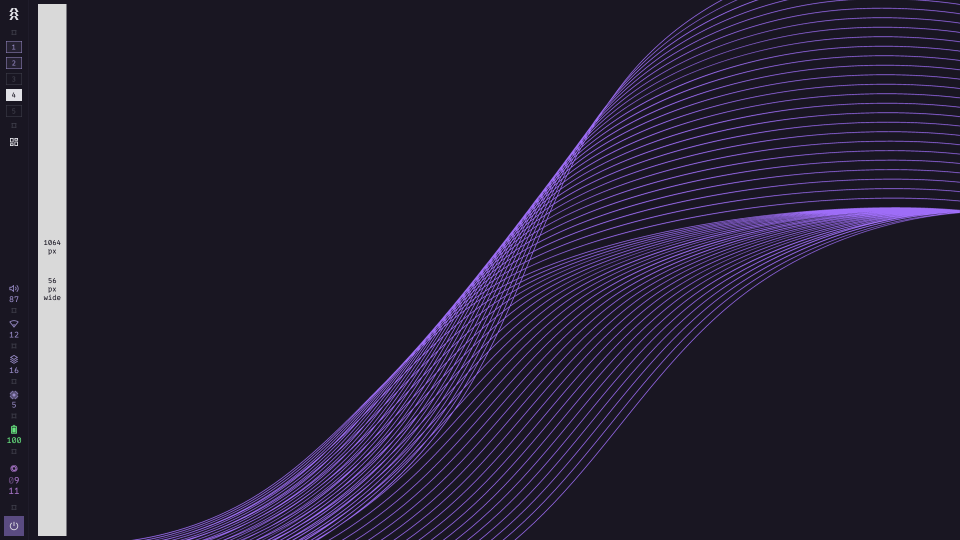
#> input picture eww/assets/size-example.png, 1920 x 1080 px (shown at 1/2 size)
$ python image_filter.py ../assets/size-example.png out.png
#> lines starting #> are read from the running program, lines starting #| are printed output that depends on the picture
import argparse
from PIL import Image, ImageFilter


def apply_effects(input_path, output_path):
#> called with input_path = '../assets/size-example.png', output_path = 'out.png'
    original_image = Image.open(input_path)
#> original_image is the input picture: PIL image 1920x1080 RGBA; mean R, G, B, A 38.2, 32.8, 51.5, 255
    resized_image = original_image.resize((348, 550))
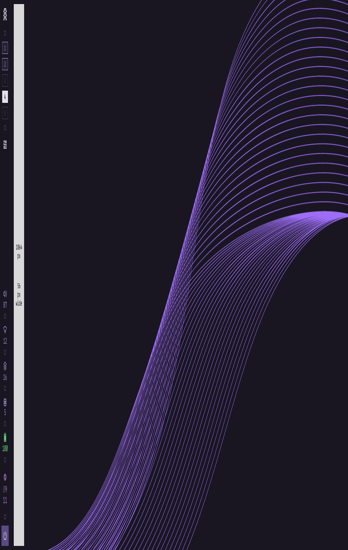
#> resized_image: PIL image 348x550 RGBA; mean R, G, B, A 38.2, 32.8, 51.5, 255
    blurred_image = resized_image.filter(ImageFilter.GaussianBlur(20))
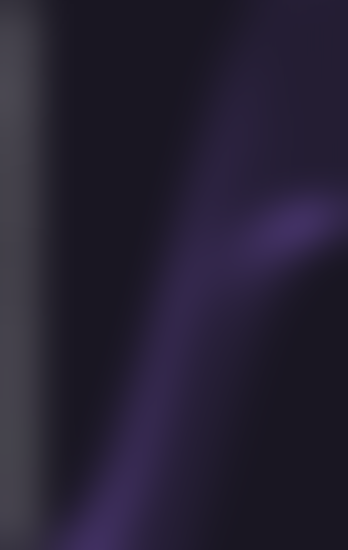
#> blurred_image: PIL image 348x550 RGBA; mean R, G, B, A 37.6, 32.1, 50.7, 255
    blurred_image.save(output_path)


if __name__ == "__main__":
    parser = argparse.ArgumentParser(description="ur mom")
    parser.add_argument("input_path", help="image file path")
    parser.add_argument("output_path", help="output file path")
    args = parser.parse_args()

    apply_effects(args.input_path, args.output_path)

$ run again, on eww/assets/workspace-number-code.png
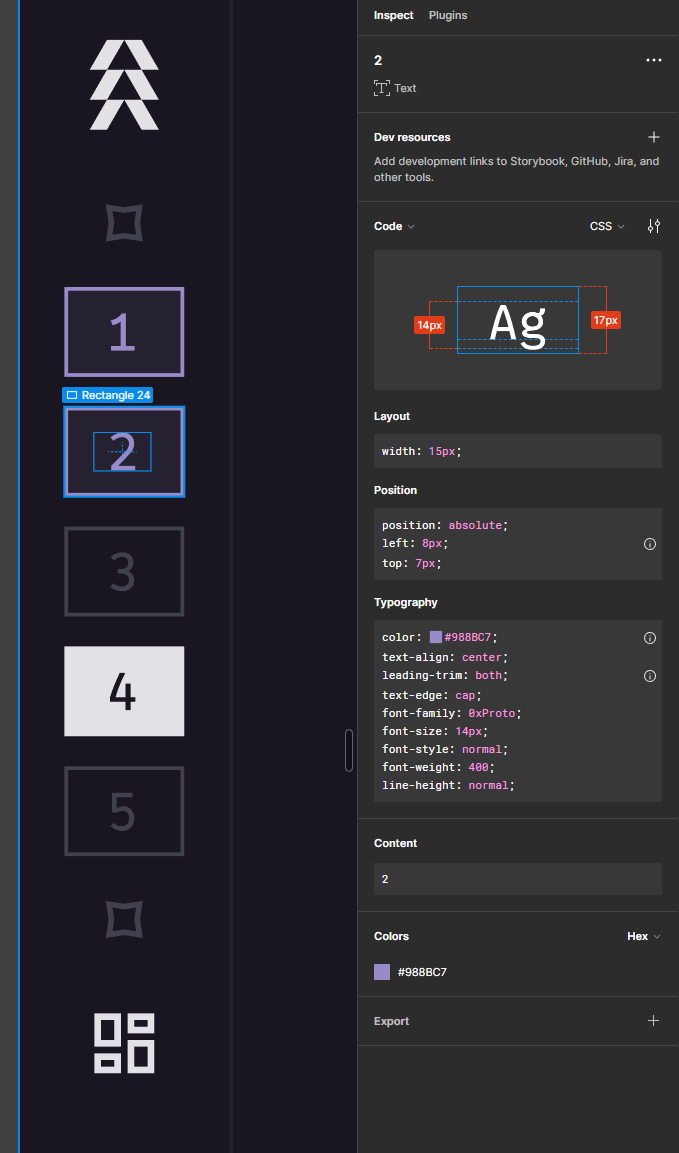
#> input picture eww/assets/workspace-number-code.png, 679 x 1153 px
#> in apply_effects, original_image is the input picture: PIL image 679x1153 RGB; mean R, G, B 44.5, 43.4, 50.3
#> in apply_effects, `resized_image = original_image.resize((348, 550))`:
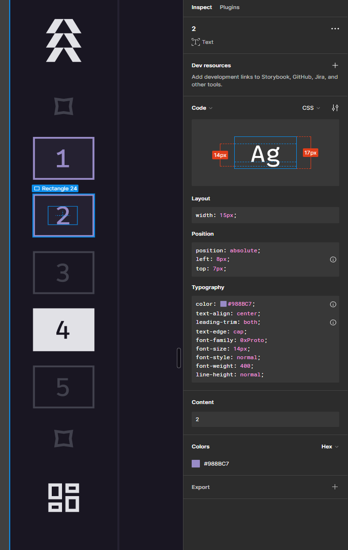
#> resized_image: PIL image 348x550 RGB; mean R, G, B 44.4, 43.4, 50.3
#> in apply_effects, `blurred_image = resized_image.filter(ImageFilter.GaussianBlur(20))`:
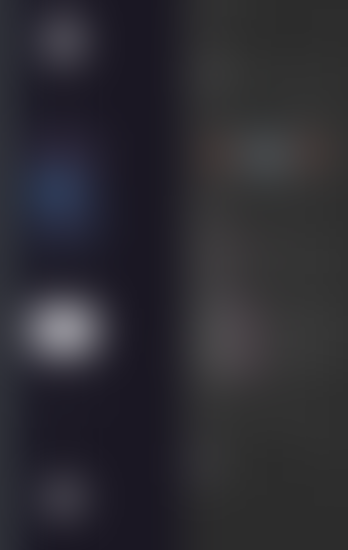
#> blurred_image: PIL image 348x550 RGB; mean R, G, B 44.7, 43.6, 50.2
